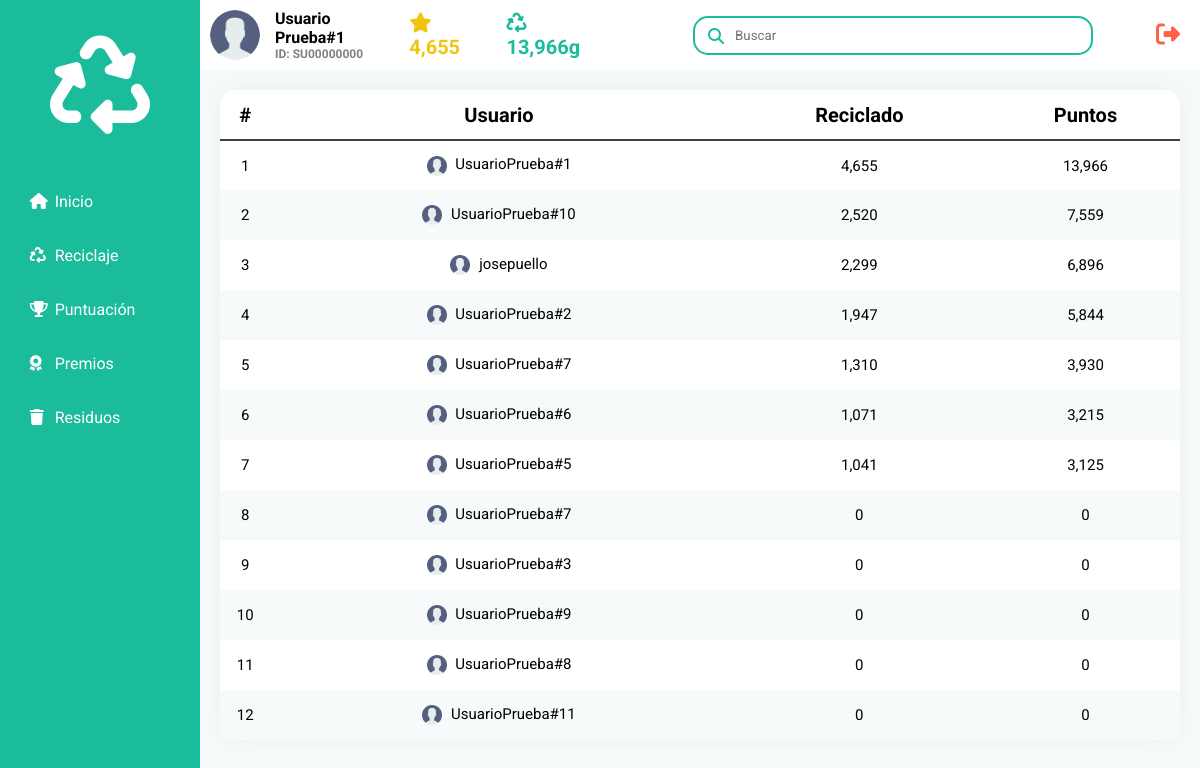
Page /?controlador=paginas&accion=puntuacion (signed in) on the committed database.
### tables this page shows
CREATE TABLE `usuarios` (
  `ID_Usuario` varchar(18) NOT NULL,
  `Avatar` longblob DEFAULT NULL,
  `Nombre` varchar(25) NOT NULL,
  `Apellido` varchar(25) NOT NULL,
  `Correo` varchar(100) NOT NULL,
  `FechaNacimiento` date DEFAULT NULL,
  `Contrasena` varchar(250) NOT NULL,
  `Telefono` varchar(15) DEFAULT NULL,
  `Genero` char(1) DEFAULT NULL,
  `Puntos_Totales` int(11) DEFAULT NULL,
  `Total_Reciclado` int(11) DEFAULT NULL
);

### model/usuario.php (called while the page is built, shortened)
<?php
class Usuario
{
    private $posicion;
    private $nombre;
    private $apellido;
    private $totalPuntos;
    private $totalReciclaje;
    public function __construct()
    {
        $arguments = func_get_args();
        $numberOfArguments = func_num_args();
        if (method_exists($this, $function = '__construct' . $numberOfArguments)) {
            call_user_func_array(array($this, $function), $arguments);
        }
    }
    public function __construct5($posicion, $nombre, $apellido, $totalPuntos, $totalReciclaje)
    {
        $this->posicion = $posicion;
        $this->nombre = $nombre;
        $this->apellido = $apellido;
        $this->totalPuntos = $totalPuntos;
        $this->totalReciclaje = $totalReciclaje;
    }
    public function setUsuario($correo)
    {
        $conexion = BD::crearInstancia();
        $sql = $conexion->prepare("SELECT * FROM usuarios WHERE Correo = ?");
        $sql->execute(array($correo));
        foreach ($sql as $usuario) {
            $this->ID = $usuario['ID_Usuario'];
            $this->nombre = $usuario['Nombre'];
            $this->apellido = $usuario['Apellido'];
            $this->totalPuntos = $usuario['Puntos_Totales'];
            $this->totalReciclaje = $usuario['Total_Reciclado'];
        }
    }
    public static function consultarUsuario()
    {
        $posicion = 1;
        $listaUsuarios = [];
        $conexionBD = BD::crearInstancia();
        $sql = $conexionBD->query("SELECT Nombre, Apellido, Puntos_Totales, Total_Reciclado FROM usuarios ORDER BY Puntos_Totales DESC");
        foreach ($sql->fetchAll() as $usuario) {
            $listaUsuarios[] = new Usuario($posicion, $usuario['Nombre'], $usuario['Apellido'], $usuario['Puntos_Totales'], $usuario['Total_Reciclado']);
            $posicion++;
        }
        return $listaUsuarios;
    }
    public function getPosicion()
    {
        return $this->posicion;
    }
    public function getNombre()
    {
        return $this->nombre;
    }
    public function getApellido()
    {
        return $this->apellido;
    }
    public function getIdUsuario()
    {
        return $this->ID;
    }
    public function getTotalPuntos()
    {
        return $this->totalPuntos;
    }
    public function getTotalReciclado()
    {
        return $this->totalReciclaje;
    }
}

### controller/controlador_paginas.php (called while the page is built, shortened)
<?php
class ControladorPaginas
{
    public function puntuacion()
    {
        $usuarioTablas = Usuario::consultarUsuario();
        include_once("view/pages/puntuacion.php");
    }
}

### router.php (called while the page is built, shortened)
<?php
$controlador = new $objControlador();
$controlador->$accion();

### view/pages/puntuacion.php (the view)
<div class="mainPuntuacion">
    <table class="tablaPuntuacion">
        <thead>
            <tr>
                <th>#</th>
                <th>Usuario</th>
                <th>Reciclado</th>
                <th>Puntos</th>
            </tr>
        </thead>
        <tbody>
            <?php foreach( $usuarioTablas as $usuarioTabla){ ?>
            <tr>
                <td><?php echo $usuarioTabla -> getPosicion(); ?></td>
                <td> <img src="assets/img/usuario.png" width="20px" style="vertical-align: middle; margin-right: 5px;"> <?php echo $usuarioTabla -> getNombre() . $usuarioTabla -> getApellido(); ?></td>
                <td><?php echo  number_format($usuarioTabla -> getTotalPuntos()); ?></td>
                <td><?php echo  number_format($usuarioTabla -> getTotalReciclado()); ?></td>
            </tr>
            <?php } ?>
        </tbody>
    </table>
</div>

### view/template.php (shortened to what this page needs)
<!DOCTYPE html>
<html lang="es">
<head>
  <link rel="stylesheet" href="assets/css/dashboard.css?v=<?php echo(rand()); ?>">
</head>
<body>
  <div class="wrapper">
    <div class="sidebar">
      <h2><i class="fas fa-recycle"></i></h2>
      <ul>
        <li><a href="?controlador=paginas&accion=inicio"><i class="fas fa-home"></i>Inicio</a></li>
        <li><a href="?controlador=paginas&accion=reciclaje"><i class="fas fa-recycle"></i>Reciclaje</a></li>
        <li><a href="?controlador=paginas&accion=puntuacion"><i class="fas fa-trophy"></i></i>Puntuación</a></li>
        <li><a href="?controlador=paginas&accion=premios"><i class="fas fa-award"></i>Premios</a></li>
        <li><a href="?controlador=paginas&accion=residuos"><i class="fas fa-trash"></i></i>Residuos</a></li>
      </ul>
    </div>
    <div class="main">
      <div class="topbar">
        <div class="user">
          <div class="userAvatar"><img src="assets/img/usuario.png" alt=""></div>
          <div class="userInfo">
            <p class="nombre"><?php echo $usuario->getNombre() . " " .  $usuario->getApellido();
                              ?></p>
            <p class="id">ID: <?php echo $usuario->getIdUsuario(); ?></p>
          </div>
          <p class="userPuntos"><i class="fas fa-star"></i><?php echo number_format($usuario->getTotalPuntos()); ?></p>
          <p class="userReciclado"> <i class="fas fa-recycle"></i><?php echo number_format($usuario->getTotalReciclado()) . "g"; ?></p>
        </div>
        <div class="search">
          <label>
            <input type="text" name="" id="" placeholder="Buscar">
            <i class="fas fa-search"></i>
          </label>
        </div>
        <div class="cerrarSesion">
          <a href="model/cerrar_sesion.php"><i class="fas fa-sign-out-alt"></i></a>
        </div>
      </div>
      <?php
      include_once("router.php");
      ?>
    </div>
  </div>
</body>
</html>

### assets/css/dashboard.css (style rules this page uses)
* { margin: 0; padding: 0; box-sizing: border-box; list-style: none; text-decoration: none; font-family: "Roboto", sans-serif; }
:root { --verdePrimario: #1abc9c; --amarillo: #f1c40f; --gris: rgba(0, 0, 0, 0.5); --fondo: #f7fafb; --blanco: #fff; }
body { background-color: var(--fondo); }
.wrapper { display: flex; position: absolute; height: 100%; width: 100%; }
.wrapper .sidebar { width: 200px; height: 100%; background: var(--verdePrimario); padding: 30px 0px; position: fixed; }
.wrapper .sidebar h2 { color: var(--blanco); font-size: 100px; text-align: center; margin-bottom: 30px; }
.wrapper .sidebar ul li { padding: 15px; width: 170.75px; margin: 5px auto; }
.wrapper .sidebar ul li a { color: var(--blanco); display: block; }
.wrapper .sidebar ul li a .fas { width: 25px; }
.main { position: relative; width: calc(100% - 200px); height: 100%; left: 200px; min-height: 100vh; background-color: var(--fondo); transition: 0.5s; }
.main .topbar { width: 100%; background-color: var(--blanco); height: 70px; padding: 0 10px; position: sticky; top: 0; display: flex; justify-content: space-between; align-items: center; }
.search { position: relative; width: 400px; margin: 0 10px; margin-left: 50px; }
.search label { position: relative; width: 100%; }
.search label input { width: 100%; height: 39px; padding-left: 40px; outline: none; border: 0; border: solid 2px var(--verdePrimario); border-radius: 15px; }
.search label .fas { position: absolute; color: var(--verdePrimario); left: 15px; top: 3px; }
.user { position: relative; width: calc(100% - 600px); display: flex; align-items: center; position: relative; float: right; }
.user .userInfo { margin-left: 15px; justify-content: space-between; }
.user .userInfo .nombre { font-weight: bold; }
.user .userInfo .id { color: var(--gris); font-weight: bold; font-size: 12px; }
.user .userPuntos { font-size: 20px; font-weight: bold; margin-left: 30px; color: var(--amarillo); }
.user .userReciclado { font-size: 20px; font-weight: bold; margin-left: 30px; color: var(--verdePrimario); }
.user .userReciclado .fas, .user .userPuntos .fas { margin-right: 10px; }
.cerrarSesion a { color: tomato; font-size: 24px; margin-right: 10px; }
.userAvatar { position: relative; min-width: 50px; width: 50px; height: 50px; border-radius: 50%; overflow: hidden; cursor: pointer; }
.user img { position: absolute; top: 0; left: 0; width: 100%; height: 100%; object-fit: cover; }
.mainPuntuacion { width: 100%; height: calc(100% - 70px); padding: 20px; }
.mainPuntuacion table { background-color: var(--blanco); border-collapse: collapse; width: 100%; border-spacing: 0; text-align: center; border-radius: 15px; box-shadow: 0px 0px 26px rgba(0, 0, 0, 0.05); }
.mainPuntuacion th { font-size: 20px; height: 50px; border-bottom: solid 2px var(--gris); }
.mainPuntuacion td { font-size: 15px; height: 50px; }
.mainPuntuacion tr:nth-child(even) { background-color: var(--fondo); }

### rows in the picture
usuarios: Nombre "Usuario", Apellido "Prueba#1", ID_Usuario "SU00000000", Puntos_Totales "4,655", Total_Reciclado "13,966", usuarioTabla "1"
usuarios: usuarioTabla "2", Nombre "Usuario", Apellido "Prueba#10", Puntos_Totales "2,520", Total_Reciclado "7,559"
usuarios: usuarioTabla "3", Nombre "jose", Apellido "puello", Puntos_Totales "2,299", Total_Reciclado "6,896"
usuarios: usuarioTabla "4", Nombre "Usuario", Apellido "Prueba#2", Puntos_Totales "1,947", Total_Reciclado "5,844"
usuarios: usuarioTabla "5", Nombre "Usuario", Apellido "Prueba#7", Puntos_Totales "1,310", Total_Reciclado "3,930"
usuarios: usuarioTabla "6", Nombre "Usuario", Apellido "Prueba#6", Puntos_Totales "1,071", Total_Reciclado "3,215"
usuarios: usuarioTabla "7", Nombre "Usuario", Apellido "Prueba#5", Puntos_Totales "1,041", Total_Reciclado "3,125"
usuarios: usuarioTabla "8", Nombre "Usuario", Apellido "Prueba#7", Puntos_Totales "0", Total_Reciclado "0"
usuarios: usuarioTabla "9", Nombre "Usuario", Apellido "Prueba#3", Puntos_Totales "0", Total_Reciclado "0"
usuarios: usuarioTabla "10", Nombre "Usuario", Apellido "Prueba#9", usuarioTabla "0"
usuarios: usuarioTabla "11", Nombre "Usuario", Apellido "Prueba#8", usuarioTabla "0"
usuarios: usuarioTabla "12", Nombre "Usuario", Apellido "Prueba#11", usuarioTabla "0"
